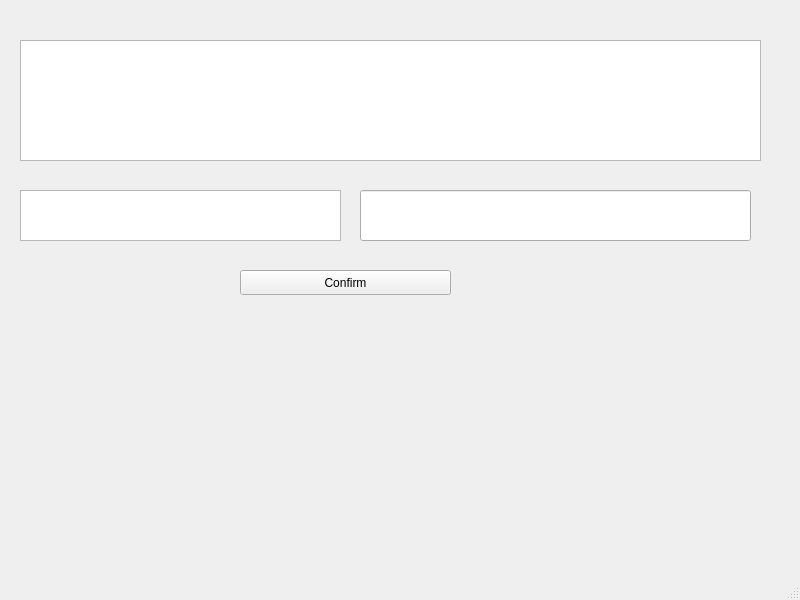
<?xml version="1.0" encoding="UTF-8"?>
<ui version="4.0">
 <class>MainWindow</class>
 <widget class="QMainWindow" name="MainWindow">
  <property name="geometry">
   <rect>
    <x>0</x>
    <y>0</y>
    <width>800</width>
    <height>600</height>
   </rect>
  </property>
  <property name="windowTitle">
   <string>MainWindow</string>
  </property>
  <widget class="QWidget" name="centralwidget">
   <widget class="QTextBrowser" name="demonstraitingBrowser">
    <property name="geometry">
     <rect>
      <x>20</x>
      <y>40</y>
      <width>741</width>
      <height>121</height>
     </rect>
    </property>
    <property name="font">
     <font>
      <pointsize>14</pointsize>
      <bold>true</bold>
     </font>
    </property>
   </widget>
   <widget class="QTextBrowser" name="askingBrowser">
    <property name="geometry">
     <rect>
      <x>20</x>
      <y>190</y>
      <width>321</width>
      <height>51</height>
     </rect>
    </property>
    <property name="font">
     <font>
      <pointsize>15</pointsize>
      <italic>true</italic>
      <bold>true</bold>
     </font>
    </property>
   </widget>
   <widget class="QLineEdit" name="answerEdit">
    <property name="geometry">
     <rect>
      <x>360</x>
      <y>190</y>
      <width>391</width>
      <height>51</height>
     </rect>
    </property>
    <property name="font">
     <font>
      <pointsize>15</pointsize>
      <bold>true</bold>
     </font>
    </property>
   </widget>
   <widget class="QPushButton" name="confirmButton">
    <property name="geometry">
     <rect>
      <x>240</x>
      <y>270</y>
      <width>211</width>
      <height>25</height>
     </rect>
    </property>
    <property name="text">
     <string>Confirm</string>
    </property>
   </widget>
  </widget>
  <widget class="QMenuBar" name="menubar">
   <property name="geometry">
    <rect>
     <x>0</x>
     <y>0</y>
     <width>800</width>
     <height>22</height>
    </rect>
   </property>
  </widget>
  <widget class="QStatusBar" name="statusbar"/>
 </widget>
 <resources/>
 <connections/>
</ui>
